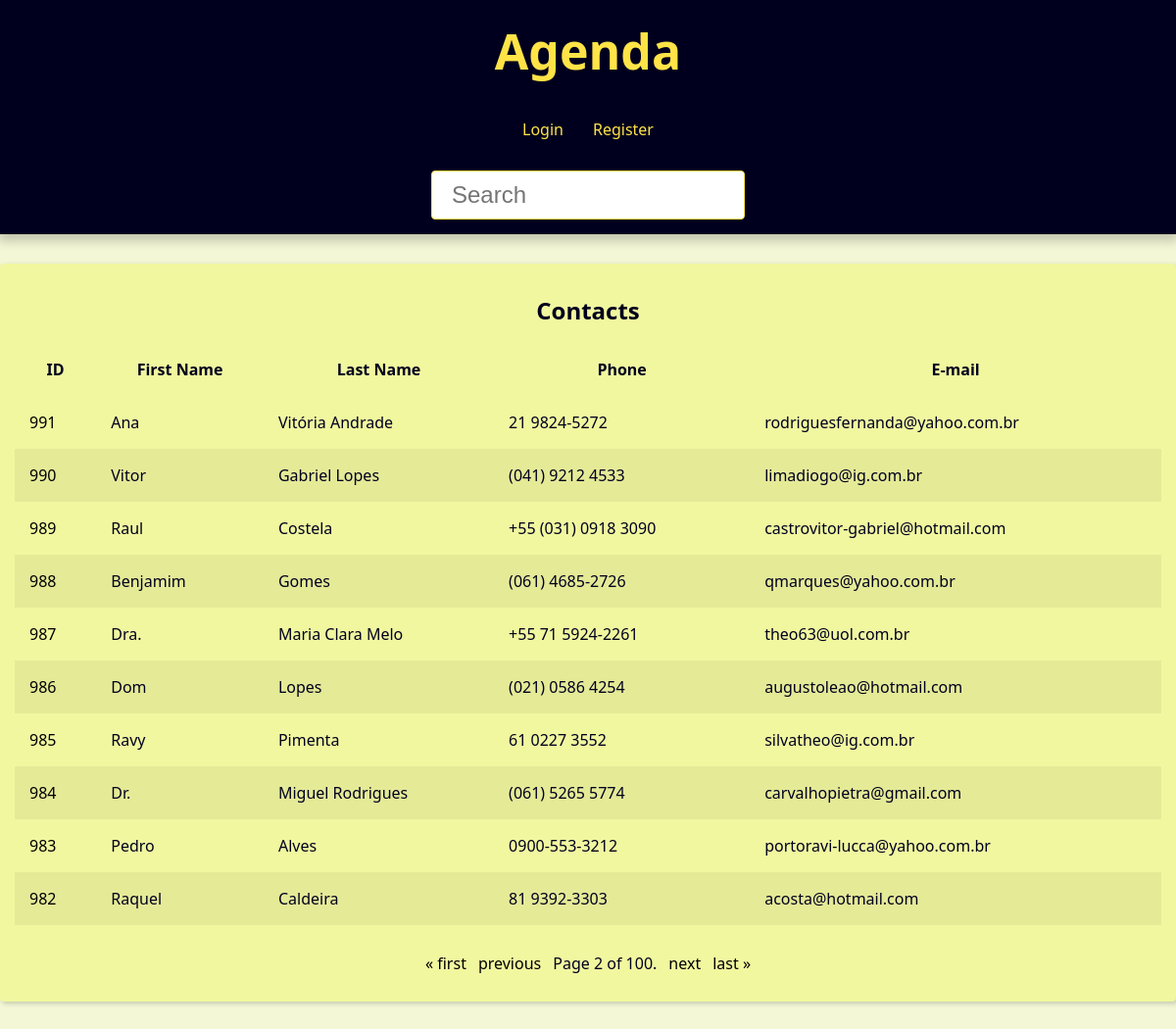
The page /?page=2&q= on the database its author committed.
### contact/models.py (models this page shows, shortened)
class Contact(models.Model):
    first_name = models.CharField(max_length=50)
    last_name = models.CharField(max_length=50, blank=True)
    phone = models.CharField(max_length=19, blank=True)
    email = models.EmailField(max_length=254, blank=True)
    created_date = models.DateTimeField(default=timezone.now)
    description = models.TextField(blank=True)
    show = models.BooleanField(default=True)
    picture = models.ImageField(blank=True, upload_to= 'pictures/%Y/%m/')
    category = models.ForeignKey(
        Category,
        on_delete=models.SET_NULL,
        blank=True, null=True,
    )
    owner = models.ForeignKey(
        User,
        on_delete=models.SET_NULL,
        blank=True, null=True,
    )

### contact/views/contact_views.py (the view)
# urls.py: path('', views.index, name='index'),
def index(request):
    contacts = Contact.objects\
        .filter(show=True).order_by('-id')
    paginator = Paginator(contacts, 10)
    page_number = request.GET.get("page")
    page_obj = paginator.get_page(page_number)
    context = {
        'page_obj': page_obj,
        'title': 'Contacts - '
    }
    return render(
        request,
        'contact/index.html',
        context,
    )

### contact/templates/contact/index.html
{% extends 'global/base.html' %}
{% block content %}
{% if page_obj %}
  <div class="responsive-table">
    <table class="contacts-table">
      <caption class="table-caption">
        Contacts
      </caption>
      <thead>
        <tr class="table-row.table-row-header">
          <th class="table-header">ID</th>
          <th class="table-header">First Name</th>
          <th class="table-header">Last Name</th>
          <th class="table-header">Phone</th>
          <th class="table-header">E-mail</th>
        </tr>
      </thead>
      <tbody>
        {% for contact in page_obj %}
          <tr class="table-row">
            <td class="table-cel">
              <a
               class="table-link"
               href="{% url 'contact:contact' contact.id %}">
                {{ contact.id }}
              </a>
            </td>
            <td class="table-cel">
              {{ contact.first_name }}
            </td>
            <td class="table-cel">
              {{ contact.last_name }}
            </td>
            <td class="table-cel">
              {{ contact.phone }}
            </td>
            <td class="table-cel">
              {{ contact.email }}
            </td>
          </tr>
        {% endfor %}
      </tbody>
    </table>
  </div>
{% else %}
  <div class="single-contact">
    <h1 class="single-contact-name">
      No contacts found.
    </h1>
  </div>
{% endif %}
{% endblock content %}

### base_static/global/css/static.css (style rules this page uses)
:root { --spacing: 1.5rem; --link-dark-color: rgb(0, 0, 0); --link-light-color: rgb(255, 227, 71); --clr-white: rgb(241, 247, 159); --clr-black: rgb(0, 0, 30); --clr-light-gray: rgb(244, 247, 214); --clr-dark-shadow-5: rgba(0, 0, 10, 5%); --clr-dark-shadow-10: rgba(0, 0, 10, 10%); --clr-dark-shadow-20: rgba(0, 0, 10, 20%); --clr-light-shadow-5: rgba(200, 200, 255, 5%); --clr-light-shadow-10: rgba(200, 200, 255, 10%); --clr-light-shadow-20: rgba(200, 200, 255, 20%); --main-page-width: 120rem; --table-min-width: 60rem; --biggest-font-size: 5rem; --bigger-font-size: 4rem; --big-font-size: 3.2rem; --medium-font-size: 2.4rem; --small-font-size: 1.6rem; --smaller-font-size: 1.4rem; --smallest-font-size: 1.2rem; --transition-fast: 300ms; --transition-medium: 600ms; --transition-slow: 1s; --default-border-radius: 4px; }
*, *::before, *::after { margin: 0; padding: 0; box-sizing: border-box; }
html { font-size: 62.5%; }
body { font-family: system-ui, -apple-system, BlinkMacSystemFont, 'Segoe UI', Roboto, Oxygen, Ubuntu, Cantarell, 'Open Sans', 'Helvetica Neue', sans-serif; line-height: 1.5; font-size: var(--small-font-size); color: var(--clr-black); -webkit-font-smoothing: antialiased; background: var(--clr-light-gray); }
.responsive-table { width: 100%; overflow-x: auto; }
.contacts-table { width: 100%; min-width: var(--table-min-width); border-collapse: collapse; }
.table-caption { font-size: var(--medium-font-size); font-weight: bold; padding: var(--spacing); }
.table-row { text-align: left; text-overflow: ellipsis; transition: background-color var(--transition-fast) ease-in-out; }
.table-row:nth-of-type(2n) { background: var(--clr-dark-shadow-5); }
.table-cel, .table-header { padding: var(--spacing); }
.table-link { color: var(--link-dark-color); transition: color var(--transition-fast) ease-in-out; text-decoration: none; }

### rows shown on the page
Contact: id "991", first_name "Ana", last_name "Vitória Andrade", phone "21 9824-5272", email "rodriguesfernanda@yahoo.com.br"
Contact: id "990", first_name "Vitor", last_name "Gabriel Lopes", phone "(041) 9212 4533", email "limadiogo@ig.com.br"
Contact: id "989", first_name "Raul", last_name "Costela", phone "+55 (031) 0918 3090", email "castrovitor-gabriel@hotmail.com"
Contact: id "988", first_name "Benjamim", last_name "Gomes", phone "(061) 4685-2726", email "qmarques@yahoo.com.br"
Contact: id "987", first_name "Dra.", last_name "Maria Clara Melo", phone "+55 71 5924-2261", email "theo63@uol.com.br"
Contact: id "986", first_name "Dom", last_name "Lopes", phone "(021) 0586 4254", email "augustoleao@hotmail.com"
Contact: id "985", first_name "Ravy", last_name "Pimenta", phone "61 0227 3552", email "silvatheo@ig.com.br"
Contact: id "984", first_name "Dr.", last_name "Miguel Rodrigues", phone "(061) 5265 5774", email "carvalhopietra@gmail.com"
Contact: id "983", first_name "Pedro", last_name "Alves", phone "0900-553-3212", email "portoravi-lucca@yahoo.com.br"
Contact: id "982", first_name "Raquel", last_name "Caldeira", phone "81 9392-3303", email "acosta@hotmail.com"

### other values the page prints
{{ page_obj.number }} "2"
{{ page_obj.paginator.num_pages }} "100"
